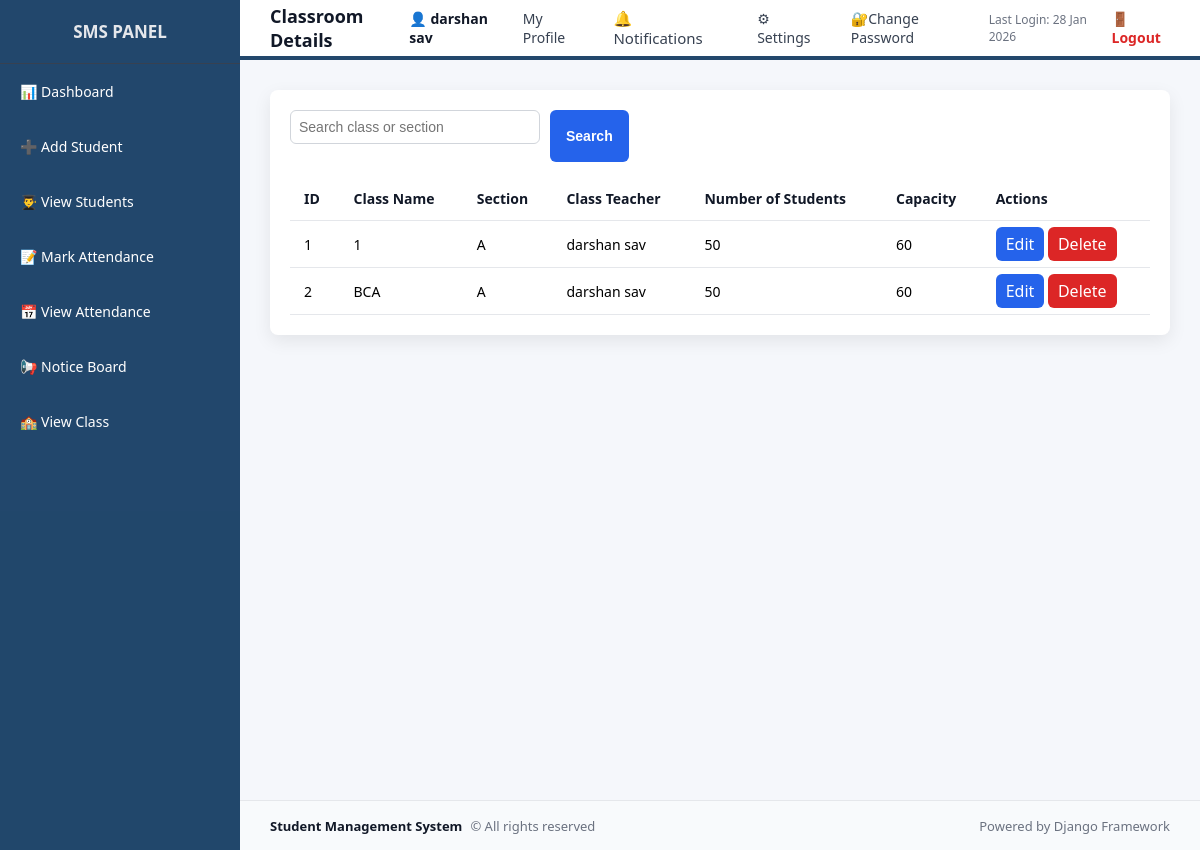
/view_classroom/ (signed in), run on an earlier commit of the app's database.
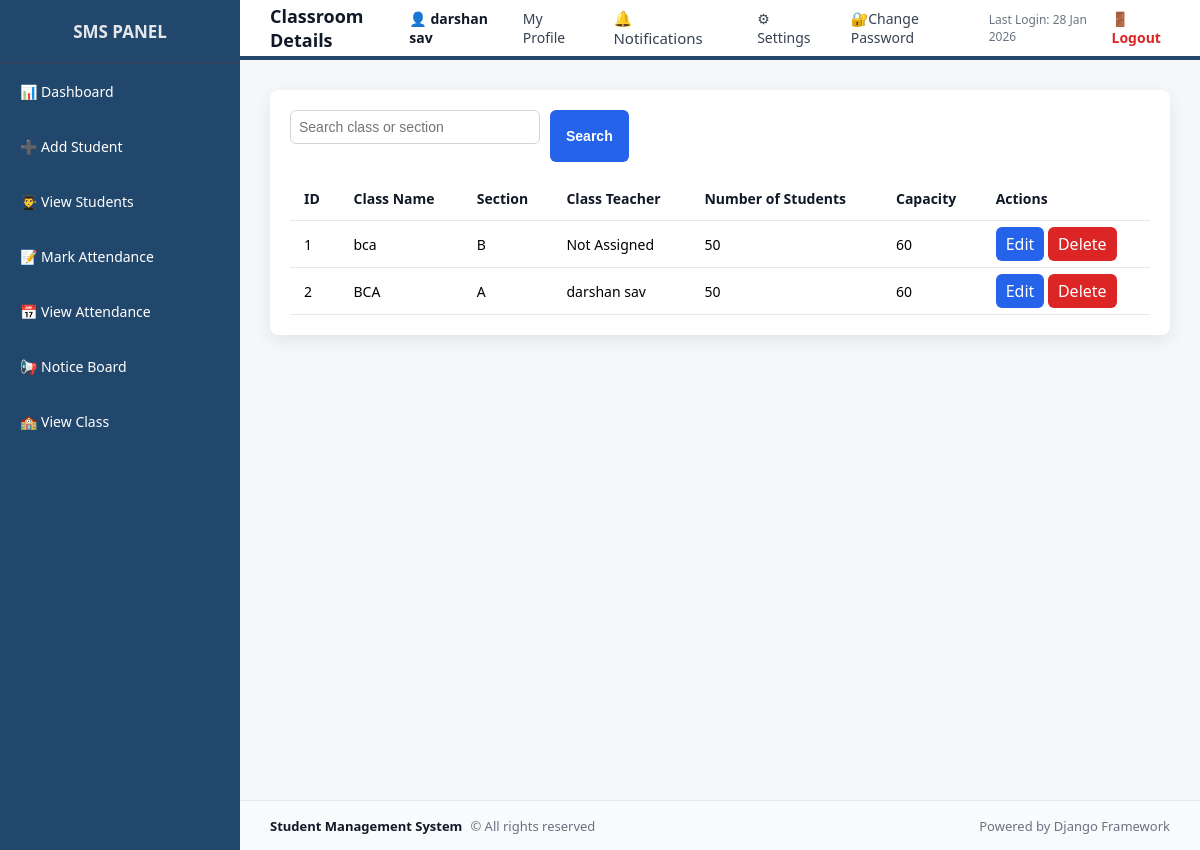
And on a later commit of the database.
### school/models.py (models this page shows, shortened)
class ClassRoom(models.Model):
    class_name = models.CharField(max_length=50)
    section = models.CharField(max_length=10)
    class_teacher = models.ForeignKey(
        User,
        on_delete=models.SET_NULL,
        null=True,
        blank=True,
        related_name='class_teacher'
    )
    total_students = models.PositiveIntegerField()
    capacity = models.PositiveIntegerField()
    class meta :
        unique_together = ('class_name', 'section')
        ordering = ('class_name', 'section')

### school/views.py (the view)
# urls.py: path('view_classroom/', views.view_classroom, name="view_classroom"),
@login_required
def view_classroom(request):
    search = request.GET.get('search')
    classrooms = ClassRoom.objects.all()
    if search:
        classrooms = classrooms.filter(
        Q(class_name__icontains=search)|
        Q(section__icontains=search)
        )
    return render(request, 'school/view_classroom.html', {
        'classroom': classrooms
    })

### school/context_processors.py (called while the page is built)
def notification_count(request):
    if request.user.is_authenticated:
        count = Notification.objects.filter(
            user = request.user,
            is_read = False
        ).count()
    else:
        count = 0
    return {'notification_count': count}

def user_roles(request):
    user = request.user
    return {
        'is_admin': user.is_authenticated and (
            user.is_superuser or user.groups.filter(name='Admin').exists()
        ),
        'is_teacher': user.is_authenticated and user.groups.filter(name='Teacher').exists(),
        'is_student': user.is_authenticated and user.groups.filter(name='Student').exists(),
    }

### templates/school/view_classroom.html (shortened to what this page needs)
{% extends "school/base.html" %}
{% block page_title %}Classroom Details{% endblock %}
{% block content %}
<div class="table-wrapper">
    <form method="GET" style="margin-bottom:15px; display:flex; gap:10px;">
    <input type="text"
           name="search"
           placeholder="Search class or section"
           value="{{ request.GET.search }}"
           style="padding:8px; width:250px;">
    <button class="btn">Search</button>
    </form>
    <table class="table">
        <thead>
            <tr>
                <th>ID</th>
                <th>Class Name</th>
                <th>Section</th>
                <th>Class Teacher</th>
                <th>Number of Students</th>
                <th>Capacity</th>
                <th>Actions</th>
            </tr>
        </thead>
        <tbody>
        {% for room in classroom %}
        <tr>
            <td>{{ forloop.counter }}</td>
            <td>{{ room.class_name }}</td>
            <td>{{ room.section }}</td>
            <td>
                {{ room.class_teacher.username|default:"Not Assigned" }}
            </td>
            <td>{{ room.total_students }}</td>
            <td>{{ room.capacity }}</td>
            <td>
                <a href="{% url 'update_classroom' room.id %}" class="btn-sm btn-edit">Edit</a>
                <a href="{% url 'delete_classroom' room.id %}" class="btn-sm btn-delete">Delete</a>
            </td>
        </tr>
        {% empty %}
        <tr>
            <td colspan="6" style="text-align:center; color:#6b7280;">
                No ClassRoom Available
            </td>
        </tr>
        {% endfor %}
    </tbody>
    </table>
</div>
{% endblock %}

What changed in the data, as far as the page shows it:
changed ClassRoom: class_name "1" → "bca"; section "A" → "B"; class_teacher.username "darshan sav" → "Not Assigned"
